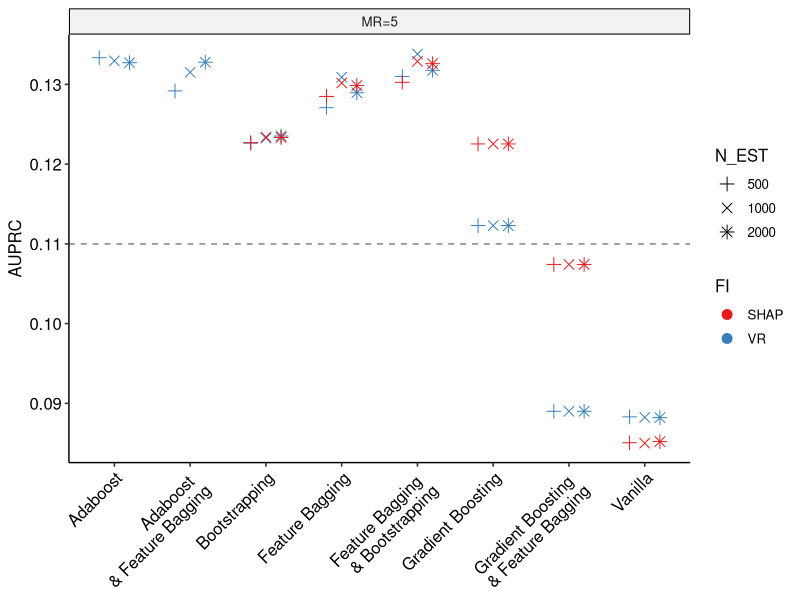
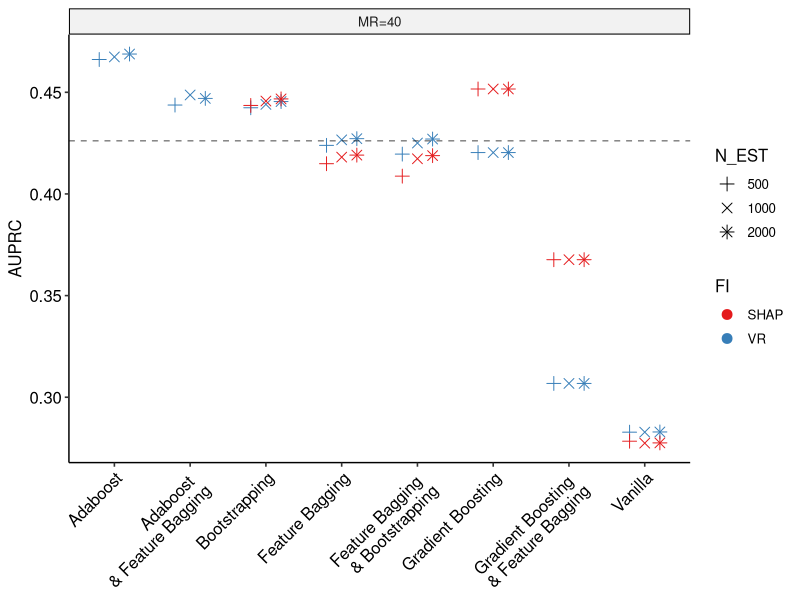
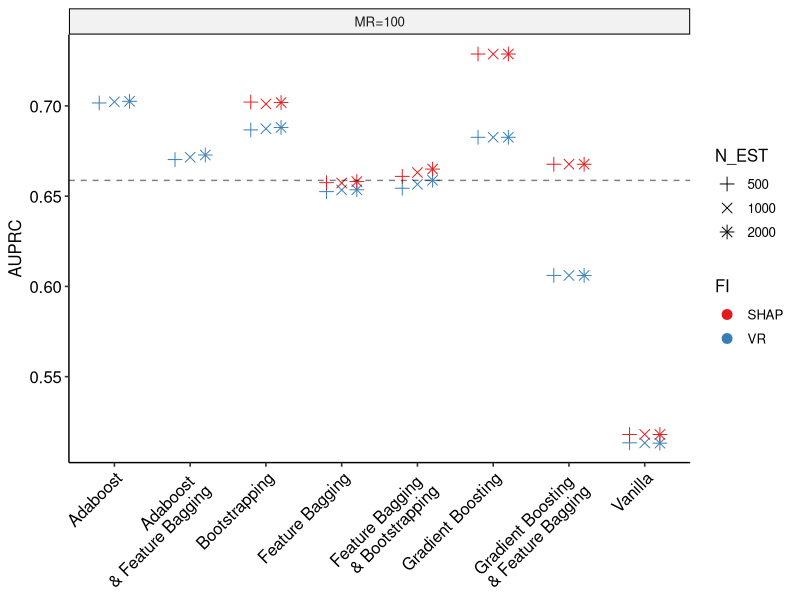
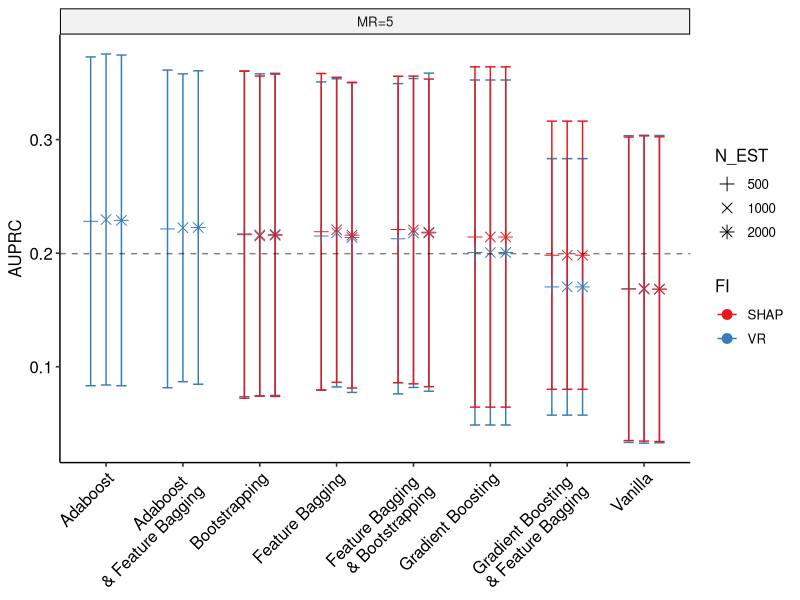
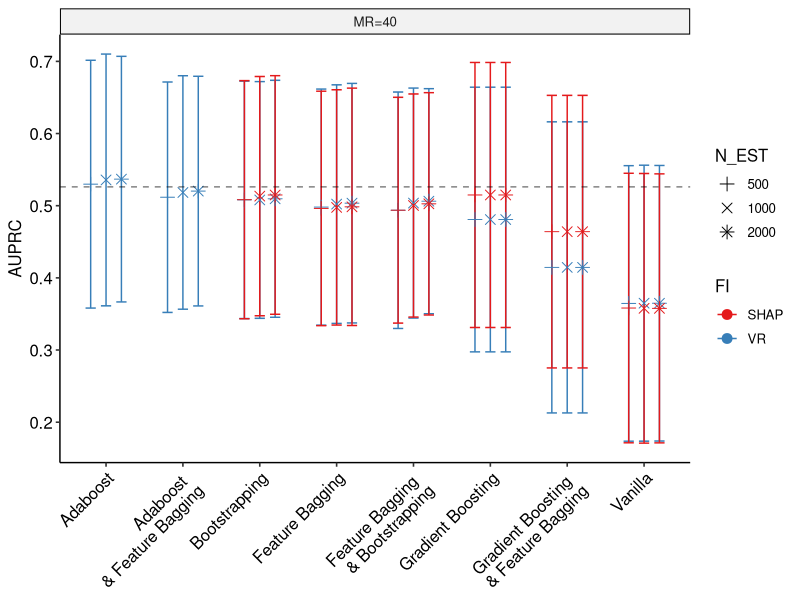
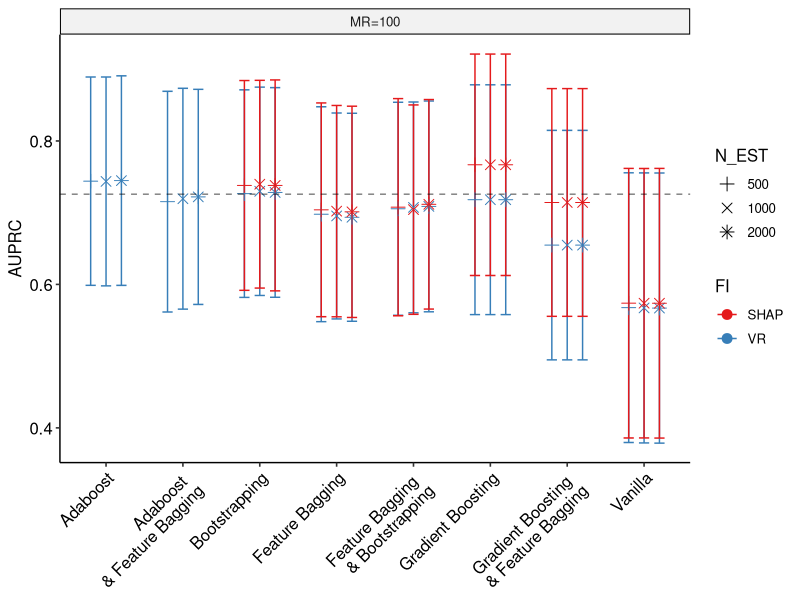
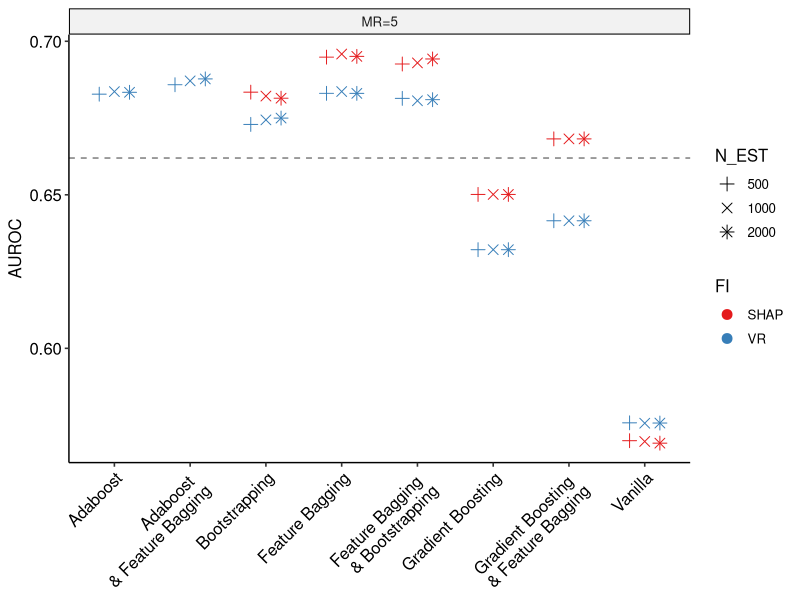
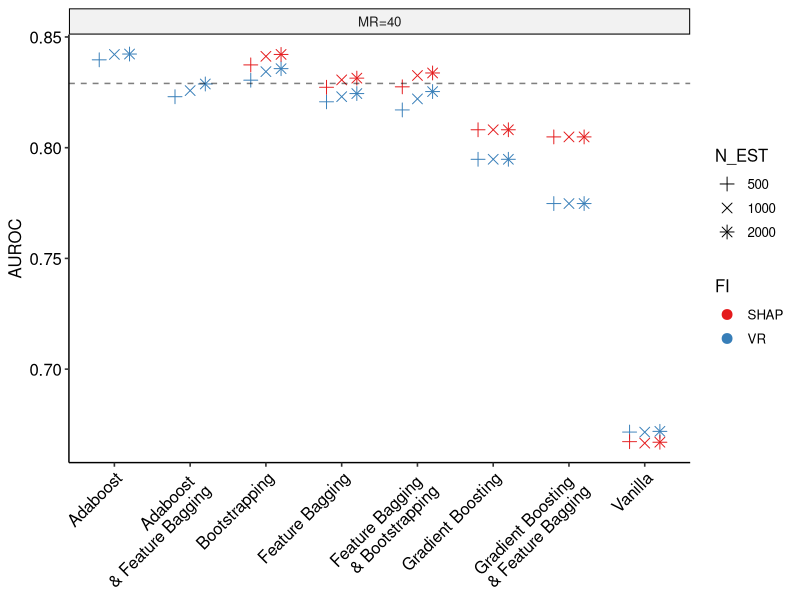

Source code (R) for these figures, in order:
## ---- chunk 1
library(rstatix)  # pipe-friendly statistical methods
library(ggplot2)
library(ggpubr)

rdf <- read.csv('./results/results_all_long.csv')

rdf$N_EST <- as.factor(rdf$N_EST)
rdf$Index <- as.factor(rdf$Index)
rdf$FI <- as.factor(rdf$FI)
rdf$MR <- factor(rdf$MR, levels = c(5,40,100), labels = c("MR=5", "MR=40", "MR=100"))

MR = unique(rdf$MR)
pd = position_dodge(0.6)

# Baselines
AUROC <- c(0.6619815875877165, 0.8290163353003178, 0.9078733931801096)
AUPRC <- c(0.10999212039806713, 0.4261383315393321, 0.6587304621389592)
MEAN_AUPRC <- c(0.19955715263807533, 0.5260921589703365, 0.7257882565622619)
MEAN_AUROC <- c(0.6725450267402954, 0.8441343415588369, 0.916339278444858)

# Genie3
MEAN_AUROC.g <- c(0.661429878034267, 0.84640849339549, 0.836797176757893)
## ---- chunk 2
for (i in seq_along(MR)) {
  mr <- MR[i]
  baseline_value <- AUPRC[i]
  p <- rdf %>%
    filter(MR == mr) %>%
     filter(!is.na(AUPRC)) %>%
    ggplot(aes(x=Index, y=AUPRC, group = N_EST, colour = FI)) + 
    geom_point(aes(shape = N_EST), position = pd, size = 3) +
    geom_hline(yintercept = baseline_value, linetype = "dashed", color = "black", alpha = 0.5) + 
    scale_shape_manual(values=c(3,4,8))+
    theme_pubr() + 
    scale_color_brewer(palette = 'Set1') +
    facet_wrap(MR~., ncol = 1, scales = "free_y") +
    theme(legend.position = "right",
      axis.text.x = element_text(angle = 45, hjust = 1))+
    xlab(NULL) + ylab('AUPRC')
    
  plot(p)
  filename <- paste0("results/", mr , "_AUPRC" , "v2.png")
  ggsave(filename, plot = p)
}
## ---- chunk 3
for (i in seq_along(MR)) {
  mr <- MR[i]
  baseline_value <- MEAN_AUPRC[i]
  p <- rdf %>%
    filter(MR == mr) %>%
     filter(!is.na(MEAN_AUPRC)) %>%
    ggplot(aes(x=Index, y=MEAN_AUPRC, group = N_EST, colour = FI)) + 
    geom_errorbar(aes(ymin=MEAN_AUPRC-STD_AUPRC, ymax=MEAN_AUPRC+STD_AUPRC), 
                  width=0.4, size = 0.5, position=pd, alpha = 1) +
    geom_point(aes(shape = N_EST), position = pd, size = 3) +
    geom_hline(yintercept = baseline_value, linetype = "dashed", color = "black", alpha = 0.5) +
    scale_shape_manual(values=c(3,4,8))+
    theme_pubr() + 
    scale_color_brewer(palette = 'Set1') +
    facet_wrap(MR~., ncol = 1, scales = "free_y") +
    theme(legend.position = "right",
      axis.text.x = element_text(angle = 45, hjust = 1))+
    xlab(NULL) + ylab('AUPRC')
    
  plot(p)
  filename <- paste0("results/", mr , "_MEAN_AUPRC" , "v2.png")
  ggsave(filename, plot = p)
}
## ---- chunk 4
for (i in seq_along(MR)) {
  mr <- MR[i]
  baseline_value <- AUROC[i]
  p <- rdf %>%
    filter(MR == mr) %>%
     filter(!is.na(AUROC)) %>%
    ggplot(aes(x=Index, y=AUROC, group = N_EST, colour = FI)) + 
    geom_point(aes(shape = N_EST), position = pd, size = 3) +
    geom_hline(yintercept = baseline_value, linetype = "dashed", color = "black", alpha = 0.5) + 
    scale_shape_manual(values=c(3,4,8))+
    theme_pubr() + 
    scale_color_brewer(palette = 'Set1') +
    facet_wrap(MR~., ncol = 1, scales = "free_y") +
    theme(legend.position = "right",
      axis.text.x = element_text(angle = 45, hjust = 1))+
    xlab(NULL) + ylab('AUROC')
    
  plot(p)
  filename <- paste0("results/", mr , "_AUROC" , "v2.png")
  ggsave(filename, plot = p)
}
## ---- chunk 5
for (i in seq_along(MR)) {
  mr <- MR[i]
  baseline_value <- MEAN_AUROC[i]
  p <- rdf %>%
    filter(MR == mr) %>%
     filter(!is.na(MEAN_AUROC)) %>%
    ggplot(aes(x=Index, y=MEAN_AUROC, group = N_EST, colour = FI)) + 
    geom_errorbar(aes(ymin=MEAN_AUROC-STD_AUROC, ymax=MEAN_AUROC+STD_AUROC), 
                  width=0.4, size = 0.5, position=pd, alpha = 1) +
    geom_point(aes(shape = N_EST), position = pd, size = 3) +
    # geom_point(aes(y = AUROC),position = pd,  size = 2)+
    geom_hline(yintercept = baseline_value, linetype = "dashed", color = "black", alpha = 0.5) + 
        geom_hline(yintercept = MEAN_AUROC.g[i], linetype = "dashed", color = "green", alpha = 0.5) + 
    scale_shape_manual(values=c(3,4,8))+
    theme_pubr() + 
    scale_color_brewer(palette = 'Set1') +
    facet_wrap(MR~., ncol = 1, scales = "free_y") +
    theme(legend.position = "right",
      axis.text.x = element_text(angle = 45, hjust = 1))+
    xlab(NULL) + ylab('AUROC')
    
  plot(p)
  filename <- paste0("results/", mr , "_MEAN_AUROC" , "v2.png")
  ggsave(filename, plot = p)
}
